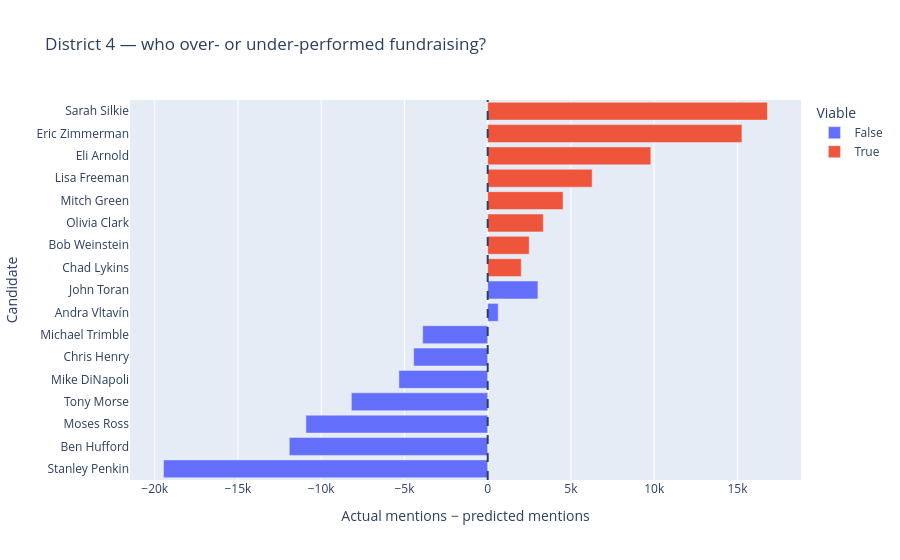

Write notebook code for a chart like this one.
### Markdown cell above
## 4. Interactive residual explorer

### Code cell
district_to_explore = 4

plot_data = residuals[
    residuals["district"].eq(
        district_to_explore
    )
].copy()

plot_data = plot_data.sort_values(
    "residual"
)

fig = px.bar(
    plot_data,
    x="residual",
    y="canonical_candidate",
    color="is_viable",
    orientation="h",
    hover_data={
        "fundraising": ":$,.0f",
        "mentions": ":,.0f",
        "predicted_mentions": ":,.0f",
        "residual": ":,.0f",
        "slope_change_if_dropped": ":.3f",
    },
    labels={
        "residual": "Actual mentions − predicted mentions",
        "canonical_candidate": "Candidate",
        "is_viable": "Viable",
    },
    title=(
        f"District {district_to_explore} — "
        "who over- or under-performed fundraising?"
    ),
)

fig.add_vline(
    x=0,
    line_dash="dash",
)

fig.show()

### Figure 1 — Plotly figure (JSON) as saved in the notebook; plotly's stock layout.template omitted (floating-point values rounded to 4 significant figures)
{"data": [{"customdata": [[61850.0, 9570.0, 29040.0, 0.1478], [49070.0, 12280.0, 24190.0, 0.04651], [27900.0, 5238.0, 16150.0, 0.01645], [41810.0, 13250.0, 21430.0, 0.01642], [7289.0, 3001.0, 8334.0, 0.03818], [5474.0, 3199.0, 7645.0, 0.03435], [509.0, 1856.0, 5761.0, 0.03661], [800.0, 6504.0, 5871.0, 0.005869], [180.0, 8652.0, 5636.0, 0.02862]], "hovertemplate": "Viable=False<br>Actual mentions − predicted mentions=%{x:,.0f}<br>Candidate=%{y}<br>fundraising=%{customdata[0]:$,.0f}<br>mentions=%{customdata[1]:,.0f}<br>predicted_mentions=%{customdata[2]:,.0f}<br>slope_change_if_dropped=%{customdata[3]:.3f}<extra></extra>", "legendgroup": "False", "marker": {"color": "#636efa", "pattern": {"shape": ""}}, "name": "False", "orientation": "h", "showlegend": true, "textposition": "auto", "type": "bar", "x": [-19470.0, -11920.0, -10920.0, -8189.0, -5333.0, -4446.0, -3905.0, 632.8, 3016.0], "xaxis": "x", "y": ["Stanley Penkin", "Ben Hufford", "Moses Ross", "Tony Morse", "Mike DiNapoli", "Chris Henry", "Michael Trimble", "Andra Vltavín", "John Toran"], "yaxis": "y"}, {"customdata": [[47010.0, 25420.0, 23410.0, 0.00676], [33920.0, 20930.0, 18440.0, 2.821e-05], [95640.0, 45200.0, 41860.0, 0.08146], [60460.0, 33040.0, 28510.0, 0.03243], [25830.0, 21640.0, 15370.0, 0.01276], [50780.0, 34640.0, 24840.0, 0.04276], [41880.0, 36730.0, 21460.0, 0.03088], [25480.0, 32040.0, 15240.0, 0.03568]], "hovertemplate": "Viable=True<br>Actual mentions − predicted mentions=%{x:,.0f}<br>Candidate=%{y}<br>fundraising=%{customdata[0]:$,.0f}<br>mentions=%{customdata[1]:,.0f}<br>predicted_mentions=%{customdata[2]:,.0f}<br>slope_change_if_dropped=%{customdata[3]:.3f}<extra></extra>", "legendgroup": "True", "marker": {"color": "#EF553B", "pattern": {"shape": ""}}, "name": "True", "orientation": "h", "showlegend": true, "textposition": "auto", "type": "bar", "x": [2016.0, 2494.0, 3342.0, 4529.0, 6275.0, 9798.0, 15270.0, 16800.0], "xaxis": "x", "y": ["Chad Lykins", "Bob Weinstein", "Olivia Clark", "Mitch Green", "Lisa Freeman", "Eli Arnold", "Eric Zimmerman", "Sarah Silkie"], "yaxis": "y"}], "layout": {"barmode": "relative", "legend": {"title": {"text": "Viable"}, "tracegroupgap": 0}, "shapes": [{"line": {"dash": "dash"}, "type": "line", "x0": 0, "x1": 0, "xref": "x", "y0": 0, "y1": 1, "yref": "y domain"}], "title": {"text": "District 4 — who over- or under-performed fundraising?"}, "xaxis": {"anchor": "y", "domain": [0, 1], "title": {"text": "Actual mentions − predicted mentions"}}, "yaxis": {"anchor": "x", "domain": [0, 1], "title": {"text": "Candidate"}}}}
